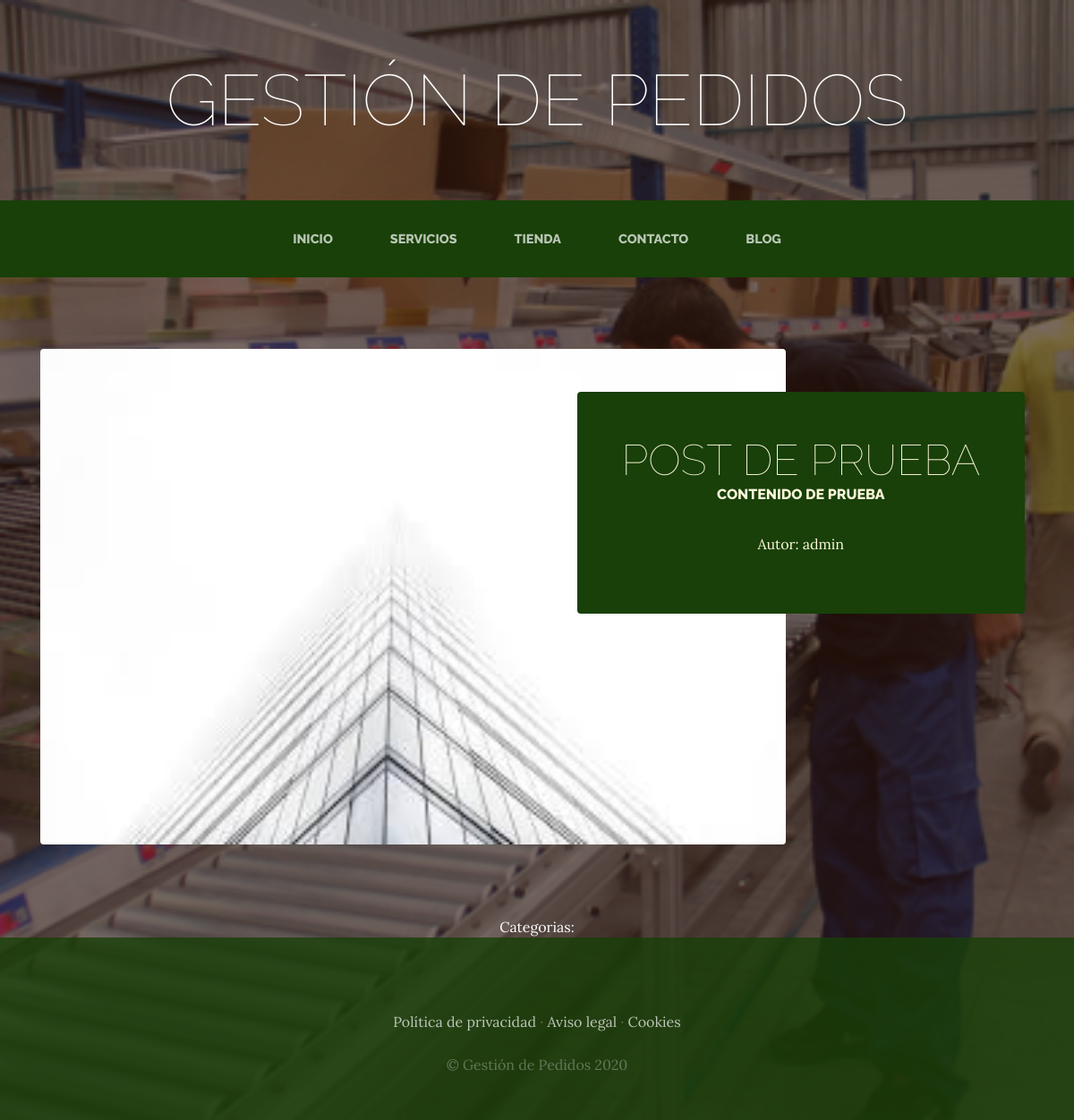
Screenshot of /blog/category/1/ with the database file from the repository.
### Blog/models.py (models this page shows)
class Post(models.Model):
    title = models.CharField(max_length= 50)
    image = models.ImageField(upload_to= 'blog', null = True, blank = True)
    content = models.TextField(max_length= 50)
    author = models.ForeignKey(User, on_delete= models.CASCADE)
    category = models.ManyToManyField(Category)
    created = models.DateTimeField(auto_now_add=True)
    updated = models.DateTimeField(auto_now_add=True)
    class Meta():
        verbose_name = 'post'
        verbose_name_plural = 'posts'
    def __str__(self) -> str:
        return self.title

### Blog/views.py (the view)
# urls.py: path('category/<int:category_id>/',views.category, name='category')
def category(request, category_id:int):
    categoria = Category.objects.get(id=category_id)
    posts = Post.objects.filter(category = categoria)
    print(posts)
    return render(request, 'blog/category.html', {'posts':posts,'categories':category})

### Blog/templates/blog/category.html (shortened to what this page needs)
{% extends "ProjectWebApp/base.html"%}
{% load static  %}
{% block content %}
    {%for post in posts %}
        <section class="page-section clearfix">
            <div class="container">
            <div class="intro">
                    <img class="intro-img img-fluid mb-3 mb-lg-0 rounded" src="{{post.image.url}}" alt=" no encontrado">
                <div class="intro-text left-0 text-center bg-faded p-5 rounded">
                    <h2 class="section-heading mb-4" >
                        <span class="section-heading-lower">{{post.title}}</span>
                        <span class="section-heading-upper">{{post.content}}</span>
                    </h2>
                    <p>Autor: {{post.author}}</p>
                </div>
            </div>
            </div>
        </section>
    {% endfor %}
    <section>
        <div style="margin: auto; width:75%; color: #fff; text-align:center; ">
            Categorias:
        </div>
    </section>
{% endblock %}

### ProjectWebApp/static/ProjectWebApp/css/gestion.css (style rules this page uses)
body { font-family: 'Lora'; background: linear-gradient(rgba(47, 23, 15, 0.65), rgba(47, 23, 15, 0.65)), url("../img/bg_main.jpg"); background-attachment: fixed; background-position: center; background-size: cover; }
h1, h2, h3, h4, h5, h6 { font-family: 'Raleway'; }
p { line-height: 1.75; }
.page-section { margin-top: 5rem; margin-bottom: 5rem; }
.section-heading { text-transform: uppercase; }
.section-heading .section-heading-upper { display: block; font-size: 1rem; font-weight: 800; padding-bottom:.5rem; }
.section-heading .section-heading-lower { display: block; font-size: 3rem; font-weight: 100; }
.bg-faded { background-color: rgba(255, 255, 255, 0.85); }
.intro { position: relative; }
@media (min-width: 992px) { .intro .intro-img { width: 75%; float: left; } }
@media (min-width: 992px) { .intro .intro-text { left: 600; width: 60%; margin-top: 3rem; background-color: rgba(24, 64, 8); color: cornsilk; position: absolute; } }
@media (min-width: 1200px) { .intro .intro-text { width: 45%; } }

### rows the page displays
Post: image (picture), title "POST DE PRUEBA", content "CONTENIDO DE PRUEBA", author "admin"
